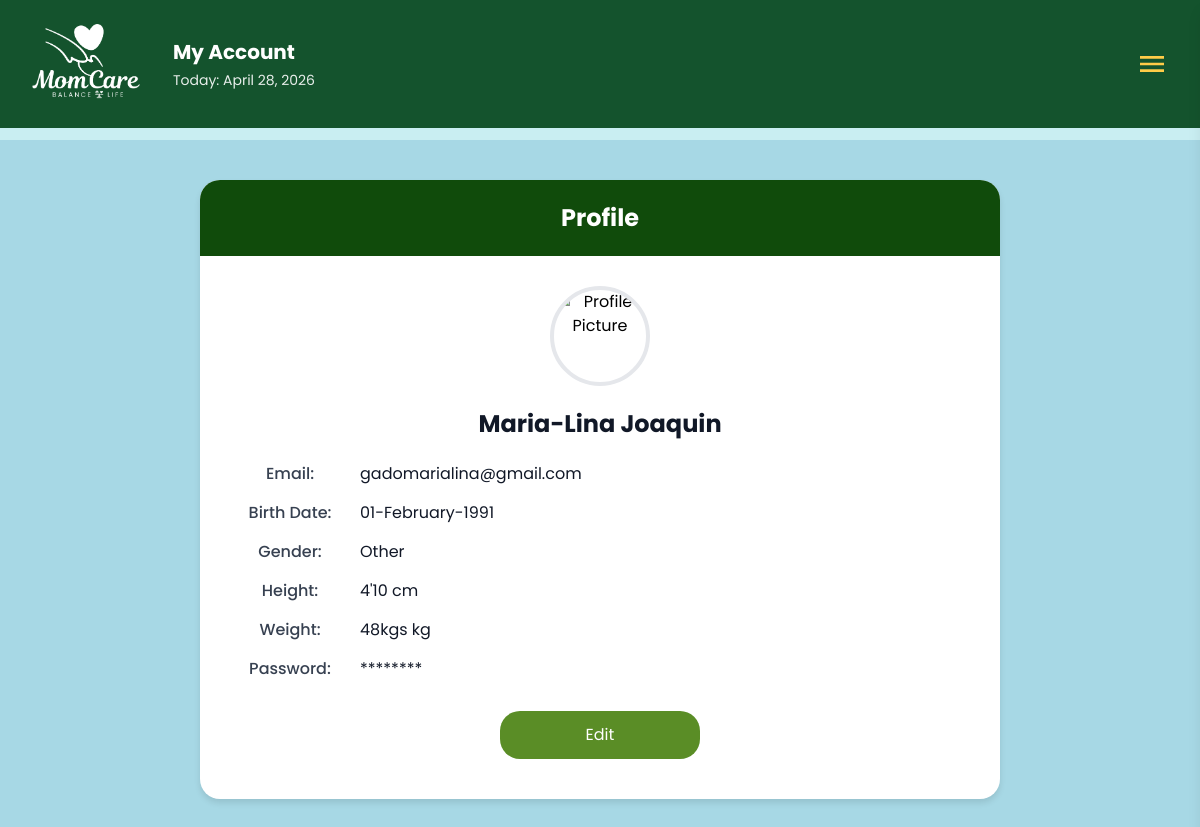
The app's page /profile/1 (signed in), older data.
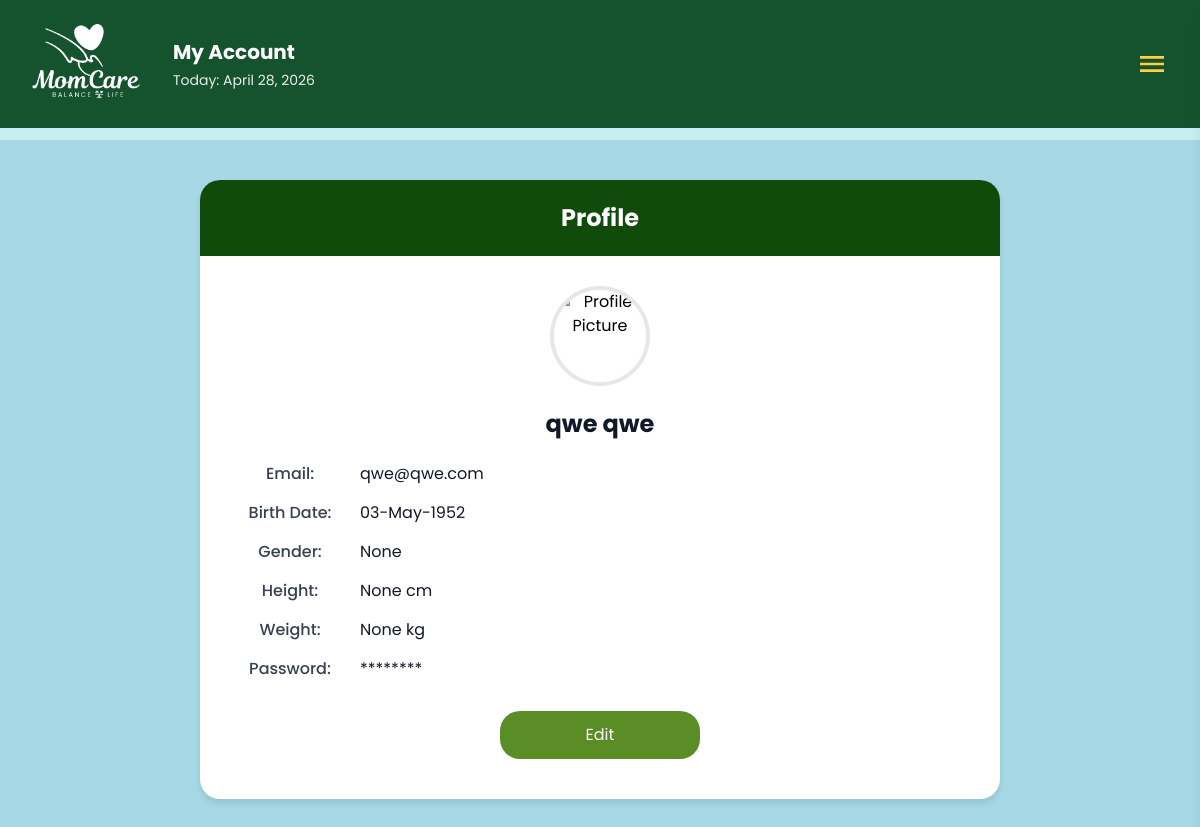
The same page, newer data.
### tables this page shows
CREATE TABLE users (
            id INTEGER PRIMARY KEY AUTOINCREMENT,
            first TEXT NOT NULL,
            last TEXT NOT NULL,
            email TEXT NOT NULL UNIQUE,
            birthdate TEXT,
            password_hash TEXT NOT NULL,
            security_question TEXT,
            security_answer TEXT
        , gender TEXT, height TEXT, weight TEXT, profile_picture TEXT DEFAULT '');

### app.py (the view)
@app.route('/profile/<int:user_id>')
def profile(user_id):
    user_email = session.get('user_email')
    if not user_email:
        flash('Please sign in to view your profile.')
        return redirect(url_for('index'))
    conn = get_db()
    cur = conn.cursor()
    cur.execute('SELECT * FROM users WHERE id = ?', (user_id,))
    user_row = cur.fetchone()
    conn.close()
    if not user_row:
        flash('User not found.')
        return redirect(url_for('dashboard'))
    if user_row['email'] != user_email:
        flash('Unauthorized access.')
        return redirect(url_for('dashboard'))
    user = dict(user_row)
    user['password_display'] = '********'
    user['first_name'] = user['first']
    user['last_name'] = user['last']
    user['birthdate_display'] = user['birthdate']
    user['gender'] = user.get('gender', 'Not Specified')
    user['height_display'] = user.get('height', '0')
    user['weight_display'] = user.get('weight', '0')
    first = session.get('user_first')
    today = datetime.now().strftime('%B %d, %Y')
    profile_picture = user_row['profile_picture'] if user_row and 'profile_picture' in user_row else None
    if profile_picture:
        user['profile_pic_url'] = url_for('static', filename=profile_picture)
    else:
        images_dir = Path(__file__).parent / 'static' / 'images'
        profile_filename = f"user_{user_id}_profile.jpg"
        if (images_dir / profile_filename).exists():
            user['profile_pic_url'] = url_for('static', filename=f'images/{profile_filename}')
        else:
            user['profile_pic_url'] = None
    return render_template('profile.html', user=user, first=first, today=today)

### app.py (called while the page is built)
def get_db() -> Connection:
    conn = sqlite3.connect(DB_PATH, timeout=30)
    conn.row_factory = sqlite3.Row
    try:
        conn.execute('PRAGMA journal_mode=WAL;')
        conn.execute('PRAGMA synchronous=NORMAL;')
        conn.execute('PRAGMA foreign_keys=ON;')
    except Exception:
        pass
    return conn

### templates/profile.html (shortened to what this page needs)
<!DOCTYPE html>
<html lang="en">
<head>
    <script src="https://cdn.tailwindcss.com"></script>
    <link rel="stylesheet" href="https://cdnjs.cloudflare.com/ajax/libs/font-awesome/6.0.0-beta3/css/all.min.css">
</head>
<body class="bg-[#a7d8e5] font-['Poppins']">
    {% include 'navbar.html' %}
    <main class="max-w-[1300px] mx-auto p-6 md:p-10">
        <div class="profile-container mx-auto">
            <div class="profile-header">Profile</div>
            <div class="profile-content">
                <div class="profile-photo">
                    <img src="{% if user.profile_pic_url %}{{ user.profile_pic_url }}{% else %}{{ url_for('static', filename='images/default-avatar.png') }}{% endif %}"
                        alt="Profile Picture">
                </div>
                <div class="name">{{ user.first_name }} {{ user.last_name }}</div>
                <div class="detail-row">
                    <label>Email:</label>
                    <div class="value">{{ user.email }}</div>
                </div>
                <div class="detail-row">
                    <label>Birth Date:</label>
                    <div class="value">{{ user.birthdate_display }}</div>
                </div>
                <div class="detail-row">
                    <label>Gender:</label>
                    <div class="value">{{ user.gender }}</div>
                </div>
                <div class="detail-row">
                    <label>Height:</label>
                    <div class="value">{{ user.height_display }} cm</div>
                </div>
                <div class="detail-row">
                    <label>Weight:</label>
                    <div class="value">{{ user.weight_display }} kg</div>
                </div>
                <div class="detail-row">
                    <label>Password:</label>
                    <div class="value">{{ user.password_display }}</div>
                </div>
                <a href="{{ url_for('edit_profile', user_id=user['id']) }}" class="no-underline">
                    <button type="button" class="edit-btn">Edit</button>
                </a>
            </div>
        </div>
    </main>
</body>
</html>

Row changes from the older to the newer data that the page shows:
changed users: first_name "Maria-Lina" → "qwe"; last_name "Joaquin" → "qwe"; email "gadomarialina@gmail.com" → "qwe@qwe.com"; birthdate_display "01-February-1991" → "03-May-1952"; gender "Other" → (not shown); height_display "4'10" → (not shown); weight_display "48kgs" → (not shown)
Text that changed along with them:
{{ user.gender }}: (not shown) → "None"
{{ user.height_display }}: (not shown) → "None"
{{ user.weight_display }}: (not shown) → "None"
